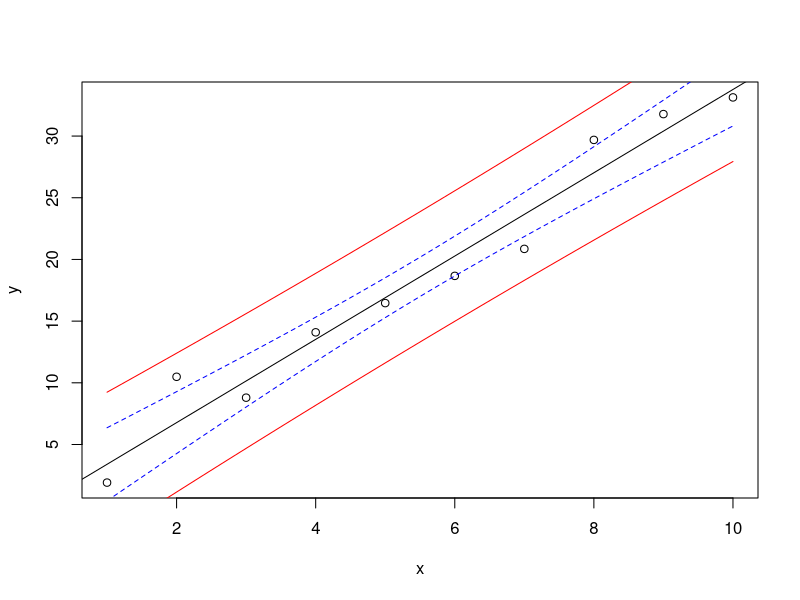

The R source for this figure:
## ---- chunk 1
knitr::opts_chunk$set(echo = TRUE)
## ---- chunk 2
x <- 1:10
y <- 2 + 3 * x + rnorm(10, sd=2)
plot(x, y)
reg <- lm(y ~ x)

newdata <- data.frame(x=seq(min(x), max(x), length=100))
conflim <- predict(reg, newdata=newdata, interval="confidence")
predlim <- predict(reg, newdata=newdata, interval="prediction")
lines(newdata$x, conflim[,2], col="blue", lty="dashed") 
lines(newdata$x, conflim[,3], col="blue", lty="dashed")
lines(newdata$x, predlim[,2], col="red", lty="solid") 
lines(newdata$x, predlim[,3], col="red", lty="solid")

abline(reg)
## ---- chunk 3
head(predict(reg, newdata = newdata, interval = "confidence"), 3)
